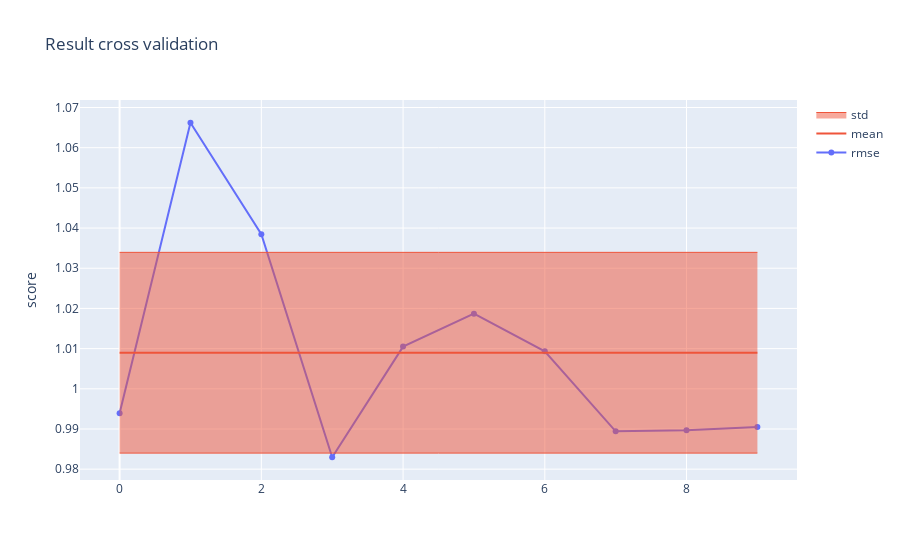

The cell this chart's notebook holds for it:
### Code cell
# init experiment
exp = Experiment(
    name="random-forest", 
    data=flights_train
)

# run experiment
exp.run(config)

### Figure 1 — Plotly figure (JSON) as saved in the notebook; plotly's stock layout.template omitted (floating-point values rounded to 4 significant figures)
{"data": [{"name": "rmse", "type": "scatter", "y": [0.9939, 1.066, 1.038, 0.983, 1.01, 1.019, 1.009, 0.9894, 0.9897, 0.9905]}, {"marker": {"color": "#EF553B"}, "mode": "lines", "name": "mean", "type": "scatter", "y": [1.009, 1.009, 1.009, 1.009, 1.009, 1.009, 1.009, 1.009, 1.009, 1.009]}, {"line": {"width": 1}, "marker": {"color": "#EF553B"}, "mode": "lines", "showlegend": false, "type": "scatter", "y": [1.034, 1.034, 1.034, 1.034, 1.034, 1.034, 1.034, 1.034, 1.034, 1.034]}, {"fill": "tonexty", "line": {"width": 1}, "marker": {"color": "#EF553B"}, "mode": "lines", "name": "std", "type": "scatter", "y": [0.984, 0.984, 0.984, 0.984, 0.984, 0.984, 0.984, 0.984, 0.984, 0.984]}], "layout": {"title": {"text": "Result cross validation"}, "yaxis": {"title": {"text": "score"}}}}
